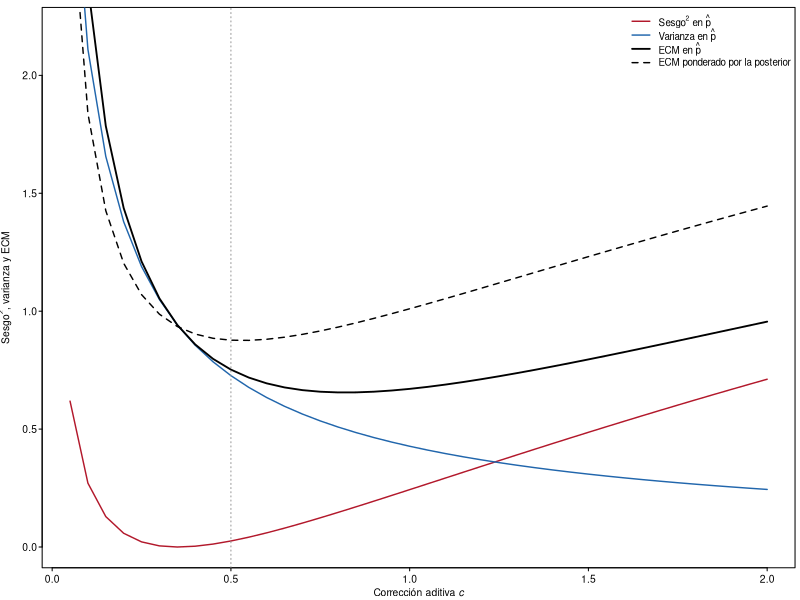
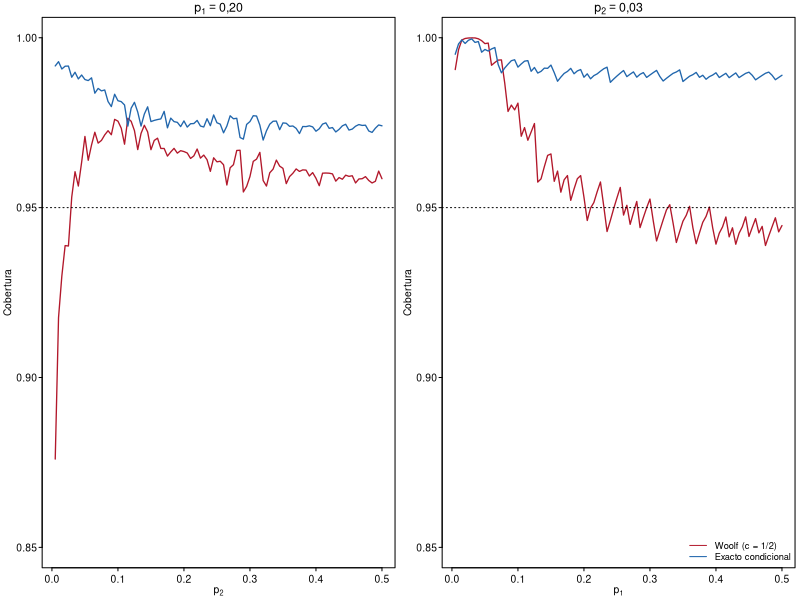

These charts were generated, in order, by the following R code:
# =============================================================================
# sesgo_varianza.R
# Complemento de simulacion3.R. Reproduce las cifras, tablas y figuras de la
# Sección "Calibración, estimación y el compromiso entre sesgo y varianza"
# del ensayo "El test exacto de Fisher en tablas 2x2 pequeñas: cuándo
# condicionar y qué alternativas considerar".
#
# Orientación (la misma del ensayo):
#   grupo 1 = dosis estándar, x1 = 7 de n1 = 34 sobrevivientes a 24 h
#   grupo 2 = dosis alta,     x2 = 1 de n2 = 34
#   theta = logit(p1) - logit(p2)  (log de la razón de odds, log-OR)
#   Delta = p1 - p2                (diferencia de riesgos, DR)
#
# Todo se obtiene por ENUMERACIÓN EXACTA de las (n1+1)(n2+1) = 1225 tablas
# bajo dos binomiales independientes. No hay Monte Carlo ni semillas.
# Solo usa R base (stats, graphics, grDevices).
#
# Bloques
#   1. Valores p de la tabla observada (Fisher, mid-p, z, Boschloo, Berger-Boos)
#   2. Calibración: tamaño real bajo H0 y versión aleatorizada de Fisher (Tocher)
#   3. Potencia en una región plausible y potencia predictiva (assurance)
#   4. Estimadores de theta y Delta: sesgo, varianza y ECM exactos
#   5. Curva de la corrección aditiva c (ECM en p-hat y ponderado por la posterior)
#   6. Cobertura de IC para theta; IC para Delta y número necesario para dañar
#   7. Exportación: resultados_sesgo_varianza.txt y fig_sv_*.pdf en simulacion/
#
# Uso: directorio de trabajo = carpeta del ensayo o la subcarpeta simulacion/.
# =============================================================================
setwd("C:/www/UNAL/Epidemiologicos/monografia/ensayo/ensayo tecnico/sesgo_varianza")
out_dir <- if (basename(getwd()) == "sesgo_varianza") "." else "sesgo_varianza"
dir.create(out_dir, showWarnings = FALSE)
ruta <- function(f) file.path(out_dir, f)
coma <- function(x, d = 4) formatC(x, format = "f", digits = d, decimal.mark = ",")

x1_obs <- 7; n1 <- 34          # dosis estándar
x2_obs <- 1; n2 <- 34          # dosis alta
alpha    <- 0.05
gamma_BB <- 0.001              # Berger-Boos: 1 - gamma = cobertura del IC del nuisance
REL_TOL  <- 1e-7               # tolerancia de empates de fisher.test
MALLA_P  <- seq(0.0005, 0.9995, by = 0.0005)   # 1999 valores del parámetro nuisance
N  <- n1 + n2
p1o <- x1_obs / n1; p2o <- x2_obs / n2

sink(ruta("resultados_sesgo_varianza.txt"), split = TRUE)
cat("Fecha:", format(Sys.time()), "\n", R.version.string, "\n\n")

## Utilidades -----------------------------------------------------------------
logit <- function(p) log(p / (1 - p))
X1 <- matrix(0:n1, n1 + 1, n2 + 1)
X2 <- matrix(0:n2, n1 + 1, n2 + 1, byrow = TRUE)
M  <- X1 + X2
bmat <- function(p, n) outer(p, 0:n, function(pp, k) dbinom(k, n, pp))
# E_{p1,p2}[F] para todos los pares de dos rejillas: matriz length(p1) x length(p2)
E_surf  <- function(F, p1, p2) bmat(p1, n1) %*% F %*% t(bmat(p2, n2))
E_point <- function(F, p1, p2) sum(outer(dbinom(0:n1, n1, p1), dbinom(0:n2, n2, p2)) * F)

## =============================================================================
## 1. VALORES p
## =============================================================================
pF <- pS <- pM <- matrix(NA_real_, n1 + 1, n2 + 1)   # Fisher, parte estricta, mid-p
for (i in 0:n1) for (j in 0:n2) {
  m <- i + j; sop <- max(0, m - n2):min(n1, m)
  d <- dhyper(sop, n1, n2, m); d0 <- dhyper(i, n1, n2, m)
  pF[i + 1, j + 1] <- min(1, sum(d[d <= d0 * (1 + REL_TOL)]))
  pS[i + 1, j + 1] <- sum(d[d < d0 / (1 + REL_TOL)])
  pM[i + 1, j + 1] <- pS[i + 1, j + 1] + 0.5 * (pF[i + 1, j + 1] - pS[i + 1, j + 1])
}
se0 <- sqrt((M / N) * (1 - M / N) * (1 / n1 + 1 / n2))
Zabs <- ifelse(se0 > 0, abs(X1 / n1 - X2 / n2) / se0, 0)

joint <- function(pset) {             # |pset| x 1225 probabilidades bajo H0
  P <- bmat(pset, n1); Q <- bmat(pset, n2)
  P[, as.vector(X1) + 1] * Q[, as.vector(X2) + 1]
}
J <- joint(MALLA_P)
# p incondicional: sup_p P_p(T >= t); 'ext' mayor = más extremo
p_incond <- function(ext) {
  e <- as.vector(ext); out <- numeric(length(e))
  for (k in seq_along(e)) out[k] <- max(J[, e >= e[k] - 1e-10, drop = FALSE] %*% rep(1, sum(e >= e[k] - 1e-10)))
  matrix(pmin(1, out), n1 + 1, n2 + 1)
}
pZ <- p_incond(Zabs)           # prueba z con varianza combinada (Suissa-Shuster)
pB <- p_incond(-pF)            # Boschloo
pBB <- matrix(NA_real_, n1 + 1, n2 + 1)   # Berger-Boos sobre el ordenamiento de Boschloo
{
  e <- as.vector(-pF)
  for (k in seq_along(e)) {
    m  <- as.vector(M)[k]
    ic <- c(if (m == 0) 0 else qbeta(gamma_BB / 2, m, N - m + 1),
            if (m == N) 1 else qbeta(1 - gamma_BB / 2, m + 1, N - m))
    keep <- MALLA_P >= ic[1] & MALLA_P <= ic[2]
    cola <- e >= e[k] - 1e-10
    pBB[k] <- min(1, max(J[keep, cola, drop = FALSE] %*% rep(1, sum(cola))) + gamma_BB)
  }
}
io <- x1_obs + 1; jo <- x2_obs + 1
tab_p <- data.frame(
  Procedimiento = c("Fisher", "Mid-p", "z (Suissa-Shuster)", "Boschloo",
                    sprintf("Berger-Boos (gamma=%g)", gamma_BB)),
  p = c(pF[io, jo], pM[io, jo], pZ[io, jo], pB[io, jo], pBB[io, jo]))
stopifnot(abs(tab_p$p[1] - fisher.test(matrix(c(7, 27, 1, 33), 2, byrow = TRUE))$p.value) < 1e-8)
cat("== 1. Valores p bilaterales (tabla observada) ==\n"); print(tab_p, digits = 4)

## =============================================================================
## 2. CALIBRACIÓN
## =============================================================================
# Función de decisión phi(x) en [0,1]; Tocher: aleatoriza en la frontera para
# que el tamaño condicional sea exactamente alpha en cada margen no degenerado.
phi <- list(
  Fisher           = 1 * (pF <= alpha),
  `Mid-p`          = 1 * (pM <= alpha),
  `z (S-S)`        = 1 * (pZ <= alpha),
  Boschloo         = 1 * (pB <= alpha),
  `Berger-Boos`    = 1 * (pBB <= alpha),
  `Fisher aleat.`  = ifelse(pF <= alpha, 1,
                      ifelse(pS < alpha, (alpha - pS) / pmax(pF - pS, 1e-300), 0)))
for (k in names(phi)) phi[[k]][M == 0 | M == N] <- 0

tam <- sapply(phi, function(f) diag(E_surf(f, MALLA_P, MALLA_P)))
tab_tam <- data.frame(Procedimiento = names(phi),
                      Tam_max = apply(tam, 2, max), Tam_medio = colMeans(tam),
                      Nivel_no_usado = 1 - apply(tam, 2, max) / alpha)
cat("\n== 2. Tamaño real bajo H0 (malla de 1999 valores) ==\n"); print(tab_tam, digits = 4)
# ¿Cuántas tablas separan a Berger-Boos de Boschloo a alpha = 0.05?
cat("Tablas en que Berger-Boos y Boschloo deciden distinto:",
    sum(phi$`Berger-Boos` != phi$Boschloo), "\n")

## =============================================================================
## 3. POTENCIA
## =============================================================================
g  <- seq(0.0025, 0.9975, by = 0.0025)
reg1 <- g >= 0.15 & g <= 0.35        # p1: dosis estándar
reg2 <- g <= 0.10                    # p2: dosis alta
pot_surf <- lapply(phi, function(f) E_surf(f, g[reg1], g[reg2]))
w1 <- dbeta(g, x1_obs + .5, n1 - x1_obs + .5); w2 <- dbeta(g, x2_obs + .5, n2 - x2_obs + .5)
W  <- outer(w1, w2); W <- W / sum(W)            # posterior de Jeffreys sobre la rejilla
asur <- sapply(phi, function(f) sum(E_surf(f, g, g) * W))
tab_pot <- data.frame(Procedimiento = names(phi),
                      Pot_region = sapply(pot_surf, mean),
                      Pot_predictiva = asur)
cat("\n== 3. Potencia media en la región p1 en [0,15; 0,35], p2 <= 0,10 y potencia predictiva ==\n")
print(tab_pot, digits = 4)

## =============================================================================
## 4. ESTIMADORES: SESGO, VARIANZA, ECM
## =============================================================================
A <- X1; B <- n1 - X1; C <- X2; D <- n2 - X2
add_c <- function(cv) log((A + cv) * (D + cv) / ((B + cv) * (C + cv)))
est_theta <- list(
  `c = 1/3`              = add_c(1/3),
  `c = 1/2 (Haldane; Firth)` = add_c(1/2),
  `c = 1`                = add_c(1),
  `Media post. Jeffreys` = (digamma(A + .5) - digamma(B + .5)) - (digamma(C + .5) - digamma(D + .5)))
est_delta <- list(
  `EMV (p1-p2)`          = A / n1 - C / n2,
  `Agresti-Caffo`        = (A + 1) / (n1 + 2) - (C + 1) / (n2 + 2),
  `Media post. Jeffreys` = (A + .5) / (n1 + 1) - (C + .5) / (n2 + 1))

svm_point <- function(E, verd, p1, p2) {
  m1 <- E_point(E, p1, p2); m2 <- E_point(E^2, p1, p2)
  c(Sesgo = m1 - verd, Var = m2 - m1^2, ECM = (m1 - verd)^2 + m2 - m1^2)
}
ecm_post <- function(E, verd_fun) {
  m1 <- E_surf(E, g, g); m2 <- E_surf(E^2, g, g)
  sum(((m1 - verd_fun)^2 + m2 - m1^2) * W)
}
TH <- outer(logit(g), logit(g), "-"); DL <- outer(g, g, "-")

obs <- c(EMV = log(7 * 33 / (27 * 1)),
         EMVC = log(unname(fisher.test(matrix(c(7, 27, 1, 33), 2, byrow = TRUE))$estimate)),
         sapply(est_theta, function(E) E[io, jo]))
cat("\n== 4a. Estimaciones de la razón de odds en la tabla observada ==\n"); print(round(exp(obs), 3))

tab_theta <- data.frame(Estimador = names(est_theta),
  t(sapply(est_theta, svm_point, verd = logit(p1o) - logit(p2o), p1 = p1o, p2 = p2o)),
  ECM_post = sapply(est_theta, ecm_post, verd_fun = TH))
tab_delta <- data.frame(Estimador = names(est_delta),
  t(sapply(est_delta, svm_point, verd = p1o - p2o, p1 = p1o, p2 = p2o)),
  ECM_post = sapply(est_delta, ecm_post, verd_fun = DL))
P_inf <- E_point(1 * (A == 0 | B == 0 | C == 0 | D == 0), p1o, p2o)
cat("\n== 4b. log-OR: sesgo, varianza y ECM en p-hat; ECM ponderado por la posterior ==\n")
print(tab_theta, digits = 4)
cat("P(EMV del log-OR no finito) en p-hat:", coma(P_inf), "\n")
cat("\n== 4c. Diferencia de riesgos ==\n"); print(tab_delta, digits = 4)

## =============================================================================
## 5. CURVA DE LA CORRECCIÓN ADITIVA c
## =============================================================================
c_grid <- seq(0.05, 2, by = 0.05)
curva <- t(sapply(c_grid, function(cv) {
  E <- add_c(cv)
  c(svm_point(E, logit(p1o) - logit(p2o), p1o, p2o), ECM_post = ecm_post(E, TH))
}))
curva <- data.frame(c = c_grid, curva)
c_hat  <- curva$c[which.min(curva$ECM)]
c_post <- curva$c[which.min(curva$ECM_post)]
cat("\n== 5. c que minimiza el ECM: en p-hat =", c_hat, "; ponderado por la posterior =", c_post, "\n")
cat("ECM en p-hat para c = 0,5 y c óptimo:", coma(curva$ECM[curva$c == 0.5]), coma(min(curva$ECM)), "\n")
cat("ECM posterior para c = 0,5 y c óptimo:", coma(curva$ECM_post[curva$c == 0.5]), coma(min(curva$ECM_post)), "\n")

## =============================================================================
## 6. INTERVALOS
## =============================================================================
z <- qnorm(1 - alpha / 2)
wc <- add_c(.5); wse <- sqrt(1 / (A + .5) + 1 / (B + .5) + 1 / (C + .5) + 1 / (D + .5))
ic_woolf <- list(lo = wc - z * wse, hi = wc + z * wse)
lo <- hi <- matrix(NA_real_, n1 + 1, n2 + 1)
for (i in 0:n1) for (j in 0:n2) {
  ci <- suppressWarnings(fisher.test(matrix(c(i, n1 - i, j, n2 - j), 2, byrow = TRUE))$conf.int)
  lo[i + 1, j + 1] <- log(ci[1]); hi[i + 1, j + 1] <- log(ci[2])
}
ic_cond <- list(lo = lo, hi = hi)
cobertura <- function(ic, p1, p2) {
  th <- logit(p1) - logit(p2); E_point(1 * (ic$lo <= th & ic$hi >= th), p1, p2)
}
pc <- seq(0.02, 0.50, by = 0.02)
cov_W <- outer(pc, pc, Vectorize(function(a, b) cobertura(ic_woolf, a, b)))
cov_C <- outer(pc, pc, Vectorize(function(a, b) cobertura(ic_cond, a, b)))
tab_cov <- data.frame(IC = c("Woolf-Haldane", "Exacto condicional"),
  Cob_min = c(min(cov_W), min(cov_C)), Cob_media = c(mean(cov_W), mean(cov_C)),
  Cob_post = NA_real_,                                                  # se rellena abajo
  P_long_inf = c(0, E_point(1 * is.infinite(hi - lo), p1o, p2o)))
gc <- seq(0.01, 0.6, by = 0.01)
Wc <- outer(dbeta(gc, 7.5, 27.5), dbeta(gc, 1.5, 33.5)); Wc <- Wc / sum(Wc)
tab_cov$Cob_post <- c(sum(outer(gc, gc, Vectorize(function(a, b) cobertura(ic_woolf, a, b))) * Wc),
                      sum(outer(gc, gc, Vectorize(function(a, b) cobertura(ic_cond, a, b))) * Wc))
cat("\n== 6a. Cobertura de IC al 95 % para theta (rejilla 0,02-0,50) ==\n"); print(tab_cov, digits = 4)
cat("Longitud esperada de Woolf-Haldane en p-hat:", coma(E_point(ic_woolf$hi - ic_woolf$lo, p1o, p2o), 2), "\n")

# IC para Delta en la tabla observada
ac_p1 <- (x1_obs + 1) / (n1 + 2); ac_p2 <- (x2_obs + 1) / (n2 + 2)
ac <- (ac_p1 - ac_p2) + c(-1, 1) * z * sqrt(ac_p1 * (1 - ac_p1) / (n1 + 2) + ac_p2 * (1 - ac_p2) / (n2 + 2))
wilson <- function(x, n) { p <- x / n
  (p + z^2 / (2 * n) + c(-1, 1) * z * sqrt(p * (1 - p) / n + z^2 / (4 * n^2))) / (1 + z^2 / n) }
l1 <- wilson(x1_obs, n1); l2 <- wilson(x2_obs, n2); d <- p1o - p2o
nw <- c(d - sqrt((p1o - l1[1])^2 + (l2[2] - p2o)^2), d + sqrt((l1[2] - p1o)^2 + (p2o - l2[1])^2))
cat("\n== 6b. Diferencia de riesgos observada:", coma(d, 3), "\n")
cat("IC 95% Agresti-Caffo: [", coma(ac[1], 3), ";", coma(ac[2], 3), "]\n")
cat("IC 95% Newcombe (Wilson híbrido): [", coma(nw[1], 3), ";", coma(nw[2], 3), "]\n")
cat("NND = 1/DR =", coma(1 / d, 1), "; a partir de Newcombe: [", coma(1 / nw[2], 1), ";", coma(1 / nw[1], 1), "]\n")

## =============================================================================
## 7. FIGURAS (mismo estilo que simulacion3.R)
## =============================================================================
col_v <- c(ses = "#b2182b", var = "#2166ac", ecm = "black")
cairo_pdf(ruta("fig_sv_correccion.pdf"), width = 4.2, height = 2.6, family = "serif")
par(mar = c(2.6, 3.4, 0.6, 0.4), mgp = c(1.5, 0.4, 0), tcl = -0.25, cex = 0.62, las = 1)
plot(curva$c, curva$ECM, type = "n", ylim = c(0, 2.2), xlab = expression("Corrección aditiva " * italic(c)),
     ylab = "")
title(ylab = expression("Sesgo"^2 * ", varianza y ECM"), line = 2.3)
lines(curva$c, curva$Sesgo^2, col = col_v["ses"], lwd = 1.4)
lines(curva$c, curva$Var, col = col_v["var"], lwd = 1.4)
lines(curva$c, curva$ECM, col = col_v["ecm"], lwd = 1.8)
lines(curva$c, curva$ECM_post, col = col_v["ecm"], lwd = 1.4, lty = 2)
abline(v = 0.5, col = "grey60", lty = 3)
legend("topright", bty = "n", cex = 0.95,
       legend = c(expression("Sesgo"^2 * " en " * hat(p)), expression("Varianza en " * hat(p)),
                  expression("ECM en " * hat(p)), "ECM ponderado por la posterior"),
       col = col_v[c("ses", "var", "ecm", "ecm")], lty = c(1, 1, 1, 2), lwd = c(1.4, 1.4, 1.8, 1.4))
dev.off()

# Cobertura en dos cortes que pasan por el escenario de referencia (0,20; 0,03)
corte <- seq(0.005, 0.5, by = 0.005)
cv <- function(ic, a, b) mapply(function(u, v) cobertura(ic, u, v), a, b)
c_izq <- cbind(cv(ic_woolf, 0.20, corte), cv(ic_cond, 0.20, corte))   # p1 = 0,20 fijo
c_der <- cbind(cv(ic_woolf, corte, 0.03), cv(ic_cond, corte, 0.03))   # p2 = 0,03 fijo
cairo_pdf(ruta("fig_sv_cobertura.pdf"), width = 4.2, height = 2.0, family = "serif")
par(mfrow = c(1, 2), mar = c(2.6, 3.4, 1.4, 0.4), mgp = c(1.5, 0.4, 0), tcl = -0.25, cex = 0.62, las = 1)
for (k in list(list(c_izq, expression(p[2]), expression(p[1] == "0,20")),
               list(c_der, expression(p[1]), expression(p[2] == "0,03")))) {
  matplot(corte, k[[1]], type = "l", lty = 1, lwd = c(1.3, 1.3), col = c("#b2182b", "#2166ac"),
          ylim = c(0.85, 1), xlab = k[[2]], ylab = "", main = k[[3]])
  title(ylab = "Cobertura", line = 2.3)
  abline(h = 0.95, lty = 3)
}
legend("bottomright", c("Woolf (c = 1/2)", "Exacto condicional"), col = c("#b2182b", "#2166ac"),
       lty = 1, bty = "n", cex = 0.9)
dev.off()
cat("Cobertura mínima en los cortes (Woolf, exacto):", coma(min(c(c_izq[,1], c_der[,1]))),
    coma(min(c(c_izq[,2], c_der[,2]))), "\n")
cat("Cobertura en (0,20; 0,03) y en (0,20; 0,01), Woolf:", coma(cobertura(ic_woolf, .20, .03)),
    coma(cobertura(ic_woolf, .20, .01)), "; exacto:", coma(cobertura(ic_cond, .20, .03)), "\n")

sink()
cat("Listo:", normalizePath(out_dir), "\n")
